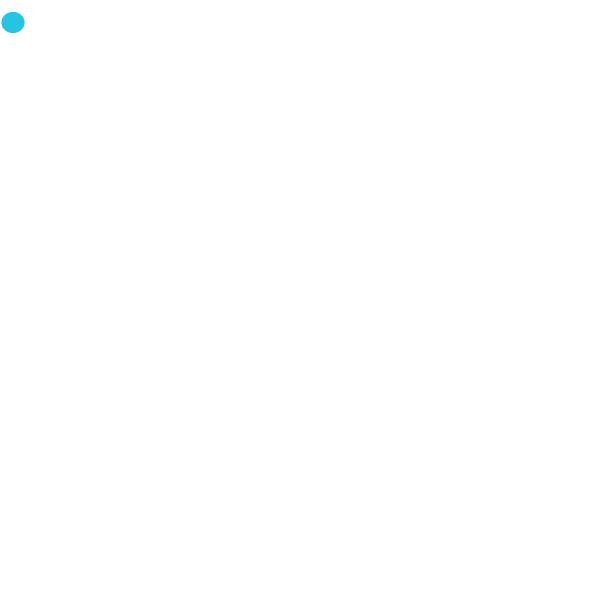
Frame 1 (no input)
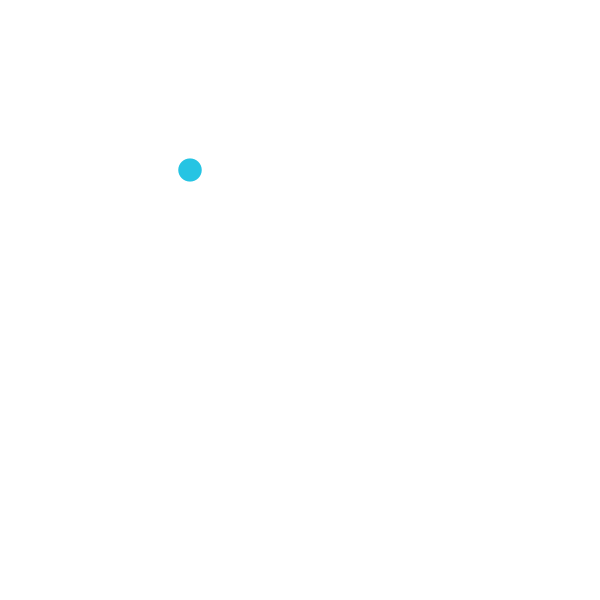
Frame 60 (the mouse pressed at the canvas centre just before this capture)
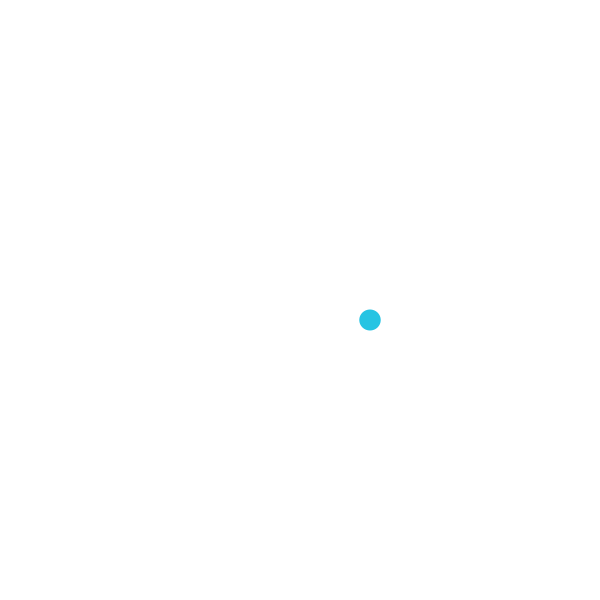
Frame 120 (the mouse held since frame 60 and released just before this capture)

The Processing sketch that drew these frames (run headless with seeded random() and noise(); from frame 60 on, the mouse is pressed at the canvas centre):

// Processing sketch: bouncingball
// ── bouncingball.pde
float x =10;
float y = 20;
float speedX = 3;
float speedY = 2.5;

void setup() {
  size(600, 600);
}

void draw() {
  background(255);
  move();
  bounce();
  render();
}

void move() {
  x+= speedX;
  y+=speedY;
}
void bounce() {
  if ( x >=width || x < 0) {
    speedX *= -1;
  }
  if (y >=height || y < 0) {
    speedY *= -1;
  }
}
void render() {
  noStroke();
  fill(#25C4E3);
  ellipse(x, y, random(20, 25), random(20, 25));
}
